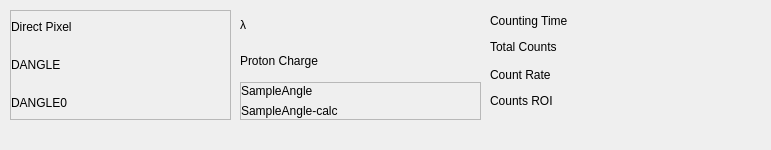
        <widget class="QWidget" name="widget_5" native="true">
         <property name="geometry">
          <rect>
           <x>10</x>
           <y>430</y>
           <width>771</width>
           <height>150</height>
          </rect>
         </property>
         <property name="sizePolicy">
          <sizepolicy hsizetype="Minimum" vsizetype="Minimum">
           <horstretch>0</horstretch>
           <verstretch>0</verstretch>
          </sizepolicy>
         </property>
         <property name="minimumSize">
          <size>
           <width>0</width>
           <height>150</height>
          </size>
         </property>
         <widget class="QFrame" name="frame_5">
          <property name="geometry">
           <rect>
            <x>10</x>
            <y>10</y>
            <width>221</width>
            <height>110</height>
           </rect>
          </property>
          <property name="sizePolicy">
           <sizepolicy hsizetype="Minimum" vsizetype="Minimum">
            <horstretch>0</horstretch>
            <verstretch>0</verstretch>
           </sizepolicy>
          </property>
          <property name="frameShape">
           <enum>QFrame::StyledPanel</enum>
          </property>
          <property name="frameShadow">
           <enum>QFrame::Raised</enum>
          </property>
          <layout class="QGridLayout" name="gridLayout_4">
           <property name="margin" stdset="0">
            <number>0</number>
           </property>
           <property name="horizontalSpacing">
            <number>6</number>
           </property>
           <item row="3" column="0">
            <widget class="QLabel" name="label_15">
             <property name="sizePolicy">
              <sizepolicy hsizetype="Minimum" vsizetype="Minimum">
               <horstretch>0</horstretch>
               <verstretch>0</verstretch>
              </sizepolicy>
             </property>
             <property name="toolTip">
              <string>Two theta value calculated from file, if DANGLE0 overwrite is active, the read value is in brackets</string>
             </property>
             <property name="text">
              <string>DANGLE0</string>
             </property>
             <property name="textInteractionFlags">
              <set>Qt::LinksAccessibleByMouse|Qt::TextSelectableByMouse</set>
             </property>
            </widget>
           </item>
           <item row="0" column="1">
            <widget class="QLabel" name="datasetDirectPixel">
             <property name="sizePolicy">
              <sizepolicy hsizetype="Minimum" vsizetype="Minimum">
               <horstretch>0</horstretch>
               <verstretch>0</verstretch>
              </sizepolicy>
             </property>
             <property name="toolTip">
              <string>Direct pixel value read from file, if overwrite is active, the read value is in brackets</string>
             </property>
             <property name="text">
              <string/>
             </property>
            </widget>
           </item>
           <item row="1" column="1">
            <widget class="QLabel" name="datasetDangle">
             <property name="sizePolicy">
              <sizepolicy hsizetype="Minimum" vsizetype="Minimum">
               <horstretch>0</horstretch>
               <verstretch>0</verstretch>
              </sizepolicy>
             </property>
             <property name="toolTip">
              <string>Detector Angle value read from file</string>
             </property>
             <property name="text">
              <string/>
             </property>
             <property name="margin">
              <number>2</number>
             </property>
             <property name="textInteractionFlags">
              <set>Qt::LinksAccessibleByMouse|Qt::TextSelectableByMouse</set>
             </property>
            </widget>
           </item>
           <item row="3" column="1">
            <widget class="QLabel" name="datasetDangle0">
             <property name="sizePolicy">
              <sizepolicy hsizetype="Minimum" vsizetype="Minimum">
               <horstretch>0</horstretch>
               <verstretch>0</verstretch>
              </sizepolicy>
             </property>
             <property name="toolTip">
              <string>Two theta value calculated from file, if DANGLE0 overwrite is active, the read value is in brackets</string>
             </property>
             <property name="text">
              <string/>
             </property>
             <property name="margin">
              <number>2</number>
             </property>
             <property name="textInteractionFlags">
              <set>Qt::LinksAccessibleByMouse|Qt::TextSelectableByMouse</set>
             </property>
            </widget>
           </item>
           <item row="1" column="0">
            <widget class="QLabel" name="label_11">
             <property name="sizePolicy">
              <sizepolicy hsizetype="Minimum" vsizetype="Minimum">
               <horstretch>0</horstretch>
               <verstretch>0</verstretch>
              </sizepolicy>
             </property>
             <property name="toolTip">
              <string>Detector Angle value read from file</string>
             </property>
             <property name="text">
              <string>DANGLE</string>
             </property>
             <property name="margin">
              <number>1</number>
             </property>
             <property name="openExternalLinks">
              <bool>true</bool>
             </property>
             <property name="textInteractionFlags">
              <set>Qt::LinksAccessibleByMouse|Qt::TextSelectableByMouse</set>
             </property>
            </widget>
           </item>
           <item row="0" column="0">
            <widget class="QLabel" name="label_17">
             <property name="sizePolicy">
              <sizepolicy hsizetype="Minimum" vsizetype="Minimum">
               <horstretch>0</horstretch>
               <verstretch>0</verstretch>
              </sizepolicy>
             </property>
             <property name="toolTip">
              <string>Direct pixel value read from file, if overwrite is active, the read value is in brackets</string>
             </property>
             <property name="text">
              <string>Direct Pixel</string>
             </property>
            </widget>
           </item>
          </layout>
         </widget>
         <widget class="QWidget" name="widget_8" native="true">
          <property name="geometry">
           <rect>
            <x>240</x>
            <y>10</y>
            <width>241</width>
            <height>110</height>
           </rect>
          </property>
          <property name="sizePolicy">
           <sizepolicy hsizetype="Minimum" vsizetype="Minimum">
            <horstretch>0</horstretch>
            <verstretch>0</verstretch>
           </sizepolicy>
          </property>
          <layout class="QGridLayout" name="gridLayout_11">
           <property name="margin" stdset="0">
            <number>0</number>
           </property>
           <item row="1" column="0">
            <widget class="QLabel" name="label_8">
             <property name="sizePolicy">
              <sizepolicy hsizetype="Minimum" vsizetype="Minimum">
               <horstretch>0</horstretch>
               <verstretch>0</verstretch>
              </sizepolicy>
             </property>
             <property name="toolTip">
              <string>Read from file</string>
             </property>
             <property name="text">
              <string>λ</string>
             </property>
             <property name="textInteractionFlags">
              <set>Qt::LinksAccessibleByMouse|Qt::TextSelectableByMouse</set>
             </property>
            </widget>
           </item>
           <item row="3" column="0" colspan="2">
            <widget class="QFrame" name="frame_6">
             <property name="sizePolicy">
              <sizepolicy hsizetype="Minimum" vsizetype="Minimum">
               <horstretch>0</horstretch>
               <verstretch>0</verstretch>
              </sizepolicy>
             </property>
             <property name="frameShape">
              <enum>QFrame::StyledPanel</enum>
             </property>
             <property name="frameShadow">
              <enum>QFrame::Raised</enum>
             </property>
             <layout class="QGridLayout" name="gridLayout_9">
              <property name="leftMargin">
               <number>0</number>
              </property>
              <property name="topMargin">
               <number>1</number>
              </property>
              <property name="rightMargin">
               <number>0</number>
              </property>
              <property name="bottomMargin">
               <number>1</number>
              </property>
              <item row="0" column="0">
               <widget class="QLabel" name="label_12">
                <property name="sizePolicy">
                 <sizepolicy hsizetype="Minimum" vsizetype="Minimum">
                  <horstretch>0</horstretch>
                  <verstretch>0</verstretch>
                 </sizepolicy>
                </property>
                <property name="toolTip">
                 <string>Sample angle read from file</string>
                </property>
                <property name="text">
                 <string>SampleAngle</string>
                </property>
                <property name="textInteractionFlags">
                 <set>Qt::LinksAccessibleByMouse|Qt::TextSelectableByMouse</set>
                </property>
               </widget>
              </item>
              <item row="0" column="1">
               <widget class="QLabel" name="datasetSangle">
                <property name="sizePolicy">
                 <sizepolicy hsizetype="Minimum" vsizetype="Minimum">
                  <horstretch>0</horstretch>
                  <verstretch>0</verstretch>
                 </sizepolicy>
                </property>
                <property name="toolTip">
                 <string>Sample angle read from file</string>
                </property>
                <property name="text">
                 <string/>
                </property>
                <property name="margin">
                 <number>2</number>
                </property>
                <property name="textInteractionFlags">
                 <set>Qt::LinksAccessibleByMouse|Qt::TextSelectableByMouse</set>
                </property>
               </widget>
              </item>
              <item row="1" column="0">
               <widget class="QLabel" name="label_13">
                <property name="sizePolicy">
                 <sizepolicy hsizetype="Minimum" vsizetype="Minimum">
                  <horstretch>0</horstretch>
                  <verstretch>0</verstretch>
                 </sizepolicy>
                </property>
                <property name="toolTip">
                 <string>Sample angle calculated from 2Θ and X-center position</string>
                </property>
                <property name="text">
                 <string>SampleAngle-calc</string>
                </property>
                <property name="textInteractionFlags">
                 <set>Qt::LinksAccessibleByMouse|Qt::TextSelectableByMouse</set>
                </property>
               </widget>
              </item>
              <item row="1" column="1">
               <widget class="QLabel" name="datasetAi">
                <property name="sizePolicy">
                 <sizepolicy hsizetype="Minimum" vsizetype="Minimum">
                  <horstretch>0</horstretch>
                  <verstretch>0</verstretch>
                 </sizepolicy>
                </property>
                <property name="toolTip">
                 <string>Sample angle calculated from 2Θ and X-center position</string>
                </property>
                <property name="text">
                 <string/>
                </property>
                <property name="margin">
                 <number>2</number>
                </property>
                <property name="textInteractionFlags">
                 <set>Qt::LinksAccessibleByMouse|Qt::TextSelectableByMouse</set>
                </property>
               </widget>
              </item>
             </layout>
            </widget>
           </item>
           <item row="2" column="0">
            <widget class="QLabel" name="label_9">
             <property name="sizePolicy">
              <sizepolicy hsizetype="Minimum" vsizetype="Minimum">
               <horstretch>0</horstretch>
               <verstretch>0</verstretch>
              </sizepolicy>
             </property>
             <property name="toolTip">
              <string>Read from file</string>
             </property>
             <property name="text">
              <string>Proton Charge</string>
             </property>
             <property name="textInteractionFlags">
              <set>Qt::LinksAccessibleByMouse|Qt::TextSelectableByMouse</set>
             </property>
            </widget>
           </item>
           <item row="2" column="1">
            <widget class="QLabel" name="datasetPCharge">
             <property name="sizePolicy">
              <sizepolicy hsizetype="Minimum" vsizetype="Minimum">
               <horstretch>0</horstretch>
               <verstretch>0</verstretch>
              </sizepolicy>
             </property>
             <property name="toolTip">
              <string>Read from file</string>
             </property>
             <property name="text">
              <string/>
             </property>
             <property name="margin">
              <number>2</number>
             </property>
             <property name="textInteractionFlags">
              <set>Qt::LinksAccessibleByMouse|Qt::TextSelectableByMouse</set>
             </property>
            </widget>
           </item>
           <item row="1" column="1">
            <widget class="QLabel" name="datasetLambda">
             <property name="sizePolicy">
              <sizepolicy hsizetype="Minimum" vsizetype="Minimum">
               <horstretch>0</horstretch>
               <verstretch>0</verstretch>
              </sizepolicy>
             </property>
             <property name="toolTip">
              <string>Read from file</string>
             </property>
             <property name="text">
              <string/>
             </property>
             <property name="margin">
              <number>2</number>
             </property>
             <property name="textInteractionFlags">
              <set>Qt::LinksAccessibleByMouse|Qt::TextSelectableByMouse</set>
             </property>
            </widget>
           </item>
          </layout>
         </widget>
         <widget class="QWidget" name="widget_7" native="true">
          <property name="enabled">
           <bool>true</bool>
          </property>
          <property name="geometry">
           <rect>
            <x>490</x>
            <y>10</y>
            <width>271</width>
            <height>102</height>
           </rect>
          </property>
          <property name="sizePolicy">
           <sizepolicy hsizetype="Minimum" vsizetype="Minimum">
            <horstretch>0</horstretch>
            <verstretch>0</verstretch>
           </sizepolicy>
          </property>
          <layout class="QGridLayout" name="gridLayout_10">
           <property name="margin" stdset="0">
            <number>0</number>
           </property>
           <item row="2" column="0">
            <widget class="QLabel" name="label_10">
             <property name="sizePolicy">
              <sizepolicy hsizetype="Minimum" vsizetype="Minimum">
               <horstretch>0</horstretch>
               <verstretch>0</verstretch>
              </sizepolicy>
             </property>
             <property name="toolTip">
              <string>Read from file</string>
             </property>
             <property name="text">
              <string>Total Counts</string>
             </property>
             <property name="textInteractionFlags">
              <set>Qt::LinksAccessibleByMouse|Qt::TextSelectableByMouse</set>
             </property>
            </widget>
           </item>
           <item row="2" column="1">
            <widget class="QLabel" name="datasetTotCounts">
             <property name="sizePolicy">
              <sizepolicy hsizetype="Minimum" vsizetype="Minimum">
               <horstretch>0</horstretch>
               <verstretch>0</verstretch>
              </sizepolicy>
             </property>
             <property name="toolTip">
              <string>Read from file</string>
             </property>
             <property name="text">
              <string/>
             </property>
             <property name="margin">
              <number>2</number>
             </property>
             <property name="textInteractionFlags">
              <set>Qt::LinksAccessibleByMouse|Qt::TextSelectableByMouse</set>
             </property>
            </widget>
           </item>
           <item row="3" column="1">
            <widget class="QLabel" name="datasetRate">
             <property name="sizePolicy">
              <sizepolicy hsizetype="Minimum" vsizetype="Minimum">
               <horstretch>0</horstretch>
               <verstretch>0</verstretch>
              </sizepolicy>
             </property>
             <property name="text">
              <string/>
             </property>
             <property name="textInteractionFlags">
              <set>Qt::LinksAccessibleByMouse|Qt::TextSelectableByMouse</set>
             </property>
            </widget>
           </item>
           <item row="1" column="1">
            <widget class="QLabel" name="datasetTime">
             <property name="sizePolicy">
              <sizepolicy hsizetype="Minimum" vsizetype="Minimum">
               <horstretch>0</horstretch>
               <verstretch>0</verstretch>
              </sizepolicy>
             </property>
             <property name="text">
              <string/>
             </property>
             <property name="textInteractionFlags">
              <set>Qt::LinksAccessibleByMouse|Qt::TextSelectableByMouse</set>
             </property>
            </widget>
           </item>
           <item row="1" column="0">
            <widget class="QLabel" name="label_6">
             <property name="sizePolicy">
              <sizepolicy hsizetype="Minimum" vsizetype="Minimum">
               <horstretch>0</horstretch>
               <verstretch>0</verstretch>
              </sizepolicy>
             </property>
             <property name="text">
              <string>Counting Time</string>
             </property>
            </widget>
           </item>
           <item row="3" column="0">
            <widget class="QLabel" name="label_37">
             <property name="sizePolicy">
              <sizepolicy hsizetype="Minimum" vsizetype="Minimum">
               <horstretch>0</horstretch>
               <verstretch>0</verstretch>
              </sizepolicy>
             </property>
             <property name="text">
              <string>Count Rate</string>
             </property>
            </widget>
           </item>
           <item row="4" column="1">
            <widget class="QLabel" name="datasetROI">
             <property name="sizePolicy">
              <sizepolicy hsizetype="Minimum" vsizetype="Minimum">
               <horstretch>0</horstretch>
               <verstretch>0</verstretch>
              </sizepolicy>
             </property>
             <property name="toolTip">
              <string>Counts in the window selected for X and Y</string>
             </property>
             <property name="text">
              <string/>
             </property>
             <property name="margin">
              <number>2</number>
             </property>
             <property name="textInteractionFlags">
              <set>Qt::LinksAccessibleByMouse|Qt::TextSelectableByMouse</set>
             </property>
            </widget>
           </item>
           <item row="4" column="0">
            <widget class="QLabel" name="counts_roi_label">
             <property name="sizePolicy">
              <sizepolicy hsizetype="Minimum" vsizetype="Minimum">
               <horstretch>0</horstretch>
               <verstretch>0</verstretch>
              </sizepolicy>
             </property>
             <property name="toolTip">
              <string>Counts in the window selected for X and Y</string>
             </property>
             <property name="text">
              <string>Counts ROI</string>
             </property>
             <property name="textInteractionFlags">
              <set>Qt::LinksAccessibleByMouse|Qt::TextSelectableByMouse</set>
             </property>
            </widget>
           </item>
          </layout>
         </widget>
        </widget>
